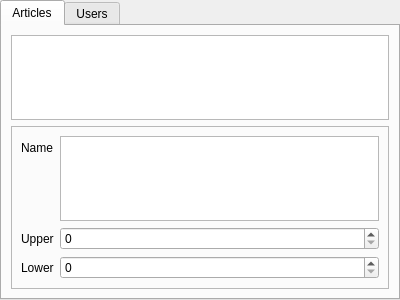
<?xml version="1.0" encoding="UTF-8"?>
<ui version="4.0">
 <class>AdminWidget</class>
 <widget class="QTabWidget" name="AdminWidget">
  <property name="geometry">
   <rect>
    <x>0</x>
    <y>0</y>
    <width>400</width>
    <height>300</height>
   </rect>
  </property>
  <property name="windowTitle">
   <string>TabWidget</string>
  </property>
  <property name="currentIndex">
   <number>0</number>
  </property>
  <widget class="QWidget" name="tab">
   <attribute name="title">
    <string>Articles</string>
   </attribute>
   <layout class="QVBoxLayout" name="verticalLayout">
    <item>
     <widget class="QTableWidget" name="tableWidget"/>
    </item>
    <item>
     <widget class="QFrame" name="frame">
      <property name="frameShape">
       <enum>QFrame::StyledPanel</enum>
      </property>
      <property name="frameShadow">
       <enum>QFrame::Raised</enum>
      </property>
      <layout class="QFormLayout" name="formLayout">
       <item row="0" column="0">
        <widget class="QLabel" name="label">
         <property name="text">
          <string>Name</string>
         </property>
        </widget>
       </item>
       <item row="0" column="1">
        <widget class="QTextEdit" name="textEdit"/>
       </item>
       <item row="1" column="0">
        <widget class="QLabel" name="label_2">
         <property name="text">
          <string>Upper</string>
         </property>
        </widget>
       </item>
       <item row="1" column="1">
        <widget class="QSpinBox" name="spinBox"/>
       </item>
       <item row="2" column="0">
        <widget class="QLabel" name="label_3">
         <property name="text">
          <string>Lower</string>
         </property>
        </widget>
       </item>
       <item row="2" column="1">
        <widget class="QSpinBox" name="spinBox_2"/>
       </item>
      </layout>
     </widget>
    </item>
   </layout>
  </widget>
  <widget class="QWidget" name="tab">
   <attribute name="title">
    <string>Users</string>
   </attribute>
  </widget>
 </widget>
 <resources/>
 <connections/>
</ui>
